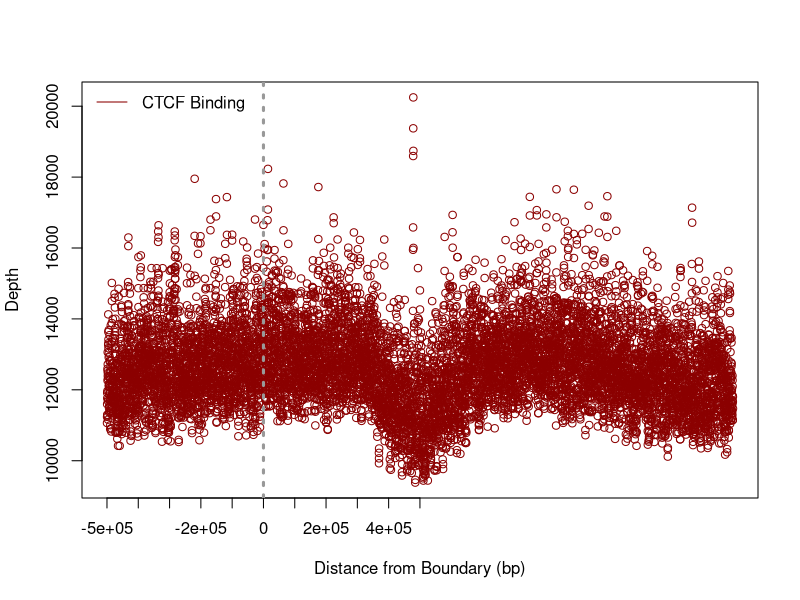

This figure's R source:


# read in ctcf binding from computed bed
ctcf <- read.table('rad21.window.counts.txt')

postscript('/home/jniles/thesis/sync/plots/epigenetics/rad21.ps')

# plot ctcf binding in red markers
plot(ctcf[,1], ctcf[,2], col='darkred',xaxt = "n",xlab="Distance from Boundary (bp)", ylab="Depth")

# adjust labels based on distance to domain boundary
# recall that the window size is 100 base pairs
axis(1, at=seq(0,5000,500), labels=seq(-500000,500000,100000))

# line at domain boundary
abline(v = 2500, col = "gray60", lwd=3, lty=3)

legend('topleft',
        c("CTCF Binding"),
        lty=1,
        col=c('darkred'),
        bty='n')

dev.off()
